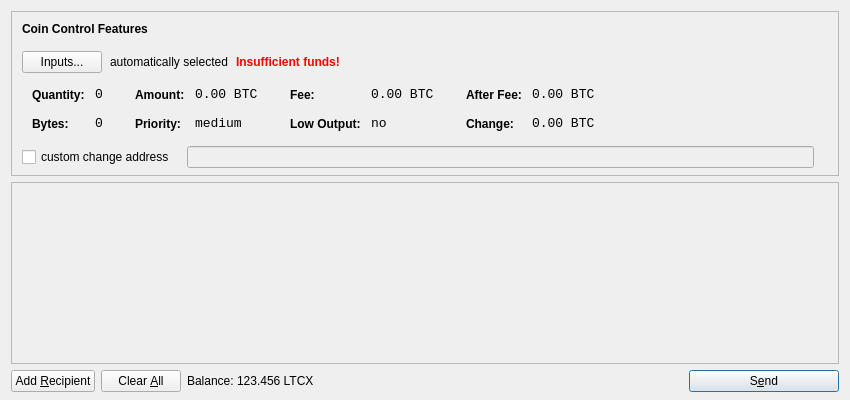
<?xml version="1.0" encoding="UTF-8"?>
<ui version="4.0">
 <class>SendCoinsDialog</class>
 <widget class="QDialog" name="SendCoinsDialog">
  <property name="geometry">
   <rect>
    <x>0</x>
    <y>0</y>
    <width>850</width>
    <height>400</height>
   </rect>
  </property>
  <property name="windowTitle">
   <string>Send Coins</string>
  </property>
  <layout class="QVBoxLayout" name="verticalLayout" stretch="0,1,0">
   <property name="bottomMargin">
    <number>8</number>
   </property>
   <item>
    <widget class="QFrame" name="frameCoinControl">
     <property name="sizePolicy">
      <sizepolicy hsizetype="Expanding" vsizetype="Expanding">
       <horstretch>0</horstretch>
       <verstretch>0</verstretch>
      </sizepolicy>
     </property>
     <property name="maximumSize">
      <size>
       <width>16777215</width>
       <height>16777215</height>
      </size>
     </property>
     <property name="frameShape">
      <enum>QFrame::StyledPanel</enum>
     </property>
     <property name="frameShadow">
      <enum>QFrame::Sunken</enum>
     </property>
     <layout class="QVBoxLayout" name="verticalLayoutCoinControl2">
      <property name="spacing">
       <number>-1</number>
      </property>
      <property name="leftMargin">
       <number>0</number>
      </property>
      <property name="topMargin">
       <number>0</number>
      </property>
      <property name="rightMargin">
       <number>0</number>
      </property>
      <property name="bottomMargin">
       <number>6</number>
      </property>
      <item>
       <layout class="QVBoxLayout" name="verticalLayoutCoinControl" stretch="0,0,0,0,1">
        <property name="spacing">
         <number>0</number>
        </property>
        <property name="leftMargin">
         <number>10</number>
        </property>
        <property name="topMargin">
         <number>10</number>
        </property>
        <item>
         <layout class="QHBoxLayout" name="horizontalLayoutCoinControl1">
          <property name="bottomMargin">
           <number>15</number>
          </property>
          <item>
           <widget class="QLabel" name="labelCoinControlFeatures">
            <property name="sizePolicy">
             <sizepolicy hsizetype="Preferred" vsizetype="Maximum">
              <horstretch>0</horstretch>
              <verstretch>0</verstretch>
             </sizepolicy>
            </property>
            <property name="font">
             <font>
              <weight>75</weight>
              <bold>true</bold>
             </font>
            </property>
            <property name="styleSheet">
             <string notr="true">font-weight:bold;</string>
            </property>
            <property name="text">
             <string>Coin Control Features</string>
            </property>
           </widget>
          </item>
         </layout>
        </item>
        <item>
         <layout class="QHBoxLayout" name="horizontalLayoutCoinControl2" stretch="0,0,0,0">
          <property name="spacing">
           <number>8</number>
          </property>
          <property name="bottomMargin">
           <number>10</number>
          </property>
          <item>
           <widget class="QPushButton" name="pushButtonCoinControl">
            <property name="styleSheet">
             <string notr="true"/>
            </property>
            <property name="text">
             <string>Inputs...</string>
            </property>
           </widget>
          </item>
          <item>
           <widget class="QLabel" name="labelCoinControlAutomaticallySelected">
            <property name="text">
             <string>automatically selected</string>
            </property>
            <property name="margin">
             <number>5</number>
            </property>
           </widget>
          </item>
          <item>
           <widget class="QLabel" name="labelCoinControlInsuffFunds">
            <property name="font">
             <font>
              <weight>75</weight>
              <bold>true</bold>
             </font>
            </property>
            <property name="styleSheet">
             <string notr="true">color:red;font-weight:bold;</string>
            </property>
            <property name="text">
             <string>Insufficient funds!</string>
            </property>
            <property name="margin">
             <number>5</number>
            </property>
           </widget>
          </item>
          <item>
           <spacer name="horizontalSpacerCoinControl">
            <property name="orientation">
             <enum>Qt::Horizontal</enum>
            </property>
            <property name="sizeHint" stdset="0">
             <size>
              <width>40</width>
              <height>1</height>
             </size>
            </property>
           </spacer>
          </item>
         </layout>
        </item>
        <item>
         <widget class="QWidget" name="widgetCoinControl" native="true">
          <property name="sizePolicy">
           <sizepolicy hsizetype="Preferred" vsizetype="Preferred">
            <horstretch>0</horstretch>
            <verstretch>0</verstretch>
           </sizepolicy>
          </property>
          <property name="minimumSize">
           <size>
            <width>0</width>
            <height>0</height>
           </size>
          </property>
          <property name="styleSheet">
           <string notr="true"/>
          </property>
          <layout class="QHBoxLayout" name="horizontalLayoutCoinControl5">
           <property name="margin">
            <number>0</number>
           </property>
           <item>
            <layout class="QHBoxLayout" name="horizontalLayoutCoinControl3" stretch="0,0,0,1">
             <property name="spacing">
              <number>20</number>
             </property>
             <property name="topMargin">
              <number>0</number>
             </property>
             <property name="bottomMargin">
              <number>10</number>
             </property>
             <item>
              <layout class="QFormLayout" name="formLayoutCoinControl1">
               <property name="horizontalSpacing">
                <number>10</number>
               </property>
               <property name="verticalSpacing">
                <number>14</number>
               </property>
               <property name="leftMargin">
                <number>10</number>
               </property>
               <property name="topMargin">
                <number>4</number>
               </property>
               <property name="rightMargin">
                <number>6</number>
               </property>
               <item row="0" column="0">
                <widget class="QLabel" name="labelCoinControlQuantityText">
                 <property name="styleSheet">
                  <string notr="true">font-weight:bold;</string>
                 </property>
                 <property name="text">
                  <string>Quantity:</string>
                 </property>
                 <property name="margin">
                  <number>0</number>
                 </property>
                </widget>
               </item>
               <item row="0" column="1">
                <widget class="QLabel" name="labelCoinControlQuantity">
                 <property name="font">
                  <font>
                   <family>Monospace</family>
                   <pointsize>10</pointsize>
                  </font>
                 </property>
                 <property name="cursor">
                  <cursorShape>IBeamCursor</cursorShape>
                 </property>
                 <property name="contextMenuPolicy">
                  <enum>Qt::ActionsContextMenu</enum>
                 </property>
                 <property name="text">
                  <string notr="true">0</string>
                 </property>
                 <property name="margin">
                  <number>0</number>
                 </property>
                 <property name="textInteractionFlags">
                  <set>Qt::LinksAccessibleByMouse|Qt::TextSelectableByKeyboard|Qt::TextSelectableByMouse</set>
                 </property>
                </widget>
               </item>
               <item row="1" column="0">
                <widget class="QLabel" name="labelCoinControlBytesText">
                 <property name="styleSheet">
                  <string notr="true">font-weight:bold;</string>
                 </property>
                 <property name="text">
                  <string>Bytes:</string>
                 </property>
                </widget>
               </item>
               <item row="1" column="1">
                <widget class="QLabel" name="labelCoinControlBytes">
                 <property name="font">
                  <font>
                   <family>Monospace</family>
                   <pointsize>10</pointsize>
                  </font>
                 </property>
                 <property name="cursor">
                  <cursorShape>IBeamCursor</cursorShape>
                 </property>
                 <property name="contextMenuPolicy">
                  <enum>Qt::ActionsContextMenu</enum>
                 </property>
                 <property name="text">
                  <string notr="true">0</string>
                 </property>
                 <property name="textInteractionFlags">
                  <set>Qt::LinksAccessibleByMouse|Qt::TextSelectableByKeyboard|Qt::TextSelectableByMouse</set>
                 </property>
                </widget>
               </item>
              </layout>
             </item>
             <item>
              <layout class="QFormLayout" name="formLayoutCoinControl2">
               <property name="horizontalSpacing">
                <number>10</number>
               </property>
               <property name="verticalSpacing">
                <number>14</number>
               </property>
               <property name="leftMargin">
                <number>6</number>
               </property>
               <property name="topMargin">
                <number>4</number>
               </property>
               <property name="rightMargin">
                <number>6</number>
               </property>
               <item row="0" column="0">
                <widget class="QLabel" name="labelCoinControlAmountText">
                 <property name="styleSheet">
                  <string notr="true">font-weight:bold;</string>
                 </property>
                 <property name="text">
                  <string>Amount:</string>
                 </property>
                 <property name="margin">
                  <number>0</number>
                 </property>
                </widget>
               </item>
               <item row="0" column="1">
                <widget class="QLabel" name="labelCoinControlAmount">
                 <property name="font">
                  <font>
                   <family>Monospace</family>
                   <pointsize>10</pointsize>
                  </font>
                 </property>
                 <property name="cursor">
                  <cursorShape>IBeamCursor</cursorShape>
                 </property>
                 <property name="contextMenuPolicy">
                  <enum>Qt::ActionsContextMenu</enum>
                 </property>
                 <property name="text">
                  <string notr="true">0.00 BTC</string>
                 </property>
                 <property name="textInteractionFlags">
                  <set>Qt::LinksAccessibleByMouse|Qt::TextSelectableByKeyboard|Qt::TextSelectableByMouse</set>
                 </property>
                </widget>
               </item>
               <item row="1" column="0">
                <widget class="QLabel" name="labelCoinControlPriorityText">
                 <property name="styleSheet">
                  <string notr="true">font-weight:bold;</string>
                 </property>
                 <property name="text">
                  <string>Priority:</string>
                 </property>
                </widget>
               </item>
               <item row="1" column="1">
                <widget class="QLabel" name="labelCoinControlPriority">
                 <property name="font">
                  <font>
                   <family>Monospace</family>
                   <pointsize>10</pointsize>
                  </font>
                 </property>
                 <property name="cursor">
                  <cursorShape>IBeamCursor</cursorShape>
                 </property>
                 <property name="contextMenuPolicy">
                  <enum>Qt::ActionsContextMenu</enum>
                 </property>
                 <property name="text">
                  <string>medium</string>
                 </property>
                 <property name="textInteractionFlags">
                  <set>Qt::LinksAccessibleByMouse|Qt::TextSelectableByKeyboard|Qt::TextSelectableByMouse</set>
                 </property>
                </widget>
               </item>
              </layout>
             </item>
             <item>
              <layout class="QFormLayout" name="formLayoutCoinControl3">
               <property name="horizontalSpacing">
                <number>10</number>
               </property>
               <property name="verticalSpacing">
                <number>14</number>
               </property>
               <property name="leftMargin">
                <number>6</number>
               </property>
               <property name="topMargin">
                <number>4</number>
               </property>
               <property name="rightMargin">
                <number>6</number>
               </property>
               <item row="0" column="0">
                <widget class="QLabel" name="labelCoinControlFeeText">
                 <property name="styleSheet">
                  <string notr="true">font-weight:bold;</string>
                 </property>
                 <property name="text">
                  <string>Fee:</string>
                 </property>
                 <property name="margin">
                  <number>0</number>
                 </property>
                </widget>
               </item>
               <item row="0" column="1">
                <widget class="QLabel" name="labelCoinControlFee">
                 <property name="font">
                  <font>
                   <family>Monospace</family>
                   <pointsize>10</pointsize>
                  </font>
                 </property>
                 <property name="cursor">
                  <cursorShape>IBeamCursor</cursorShape>
                 </property>
                 <property name="contextMenuPolicy">
                  <enum>Qt::ActionsContextMenu</enum>
                 </property>
                 <property name="text">
                  <string notr="true">0.00 BTC</string>
                 </property>
                 <property name="textInteractionFlags">
                  <set>Qt::LinksAccessibleByMouse|Qt::TextSelectableByKeyboard|Qt::TextSelectableByMouse</set>
                 </property>
                </widget>
               </item>
               <item row="1" column="0">
                <widget class="QLabel" name="labelCoinControlLowOutputText">
                 <property name="styleSheet">
                  <string notr="true">font-weight:bold;</string>
                 </property>
                 <property name="text">
                  <string>Low Output:</string>
                 </property>
                </widget>
               </item>
               <item row="1" column="1">
                <widget class="QLabel" name="labelCoinControlLowOutput">
                 <property name="font">
                  <font>
                   <family>Monospace</family>
                   <pointsize>10</pointsize>
                  </font>
                 </property>
                 <property name="cursor">
                  <cursorShape>IBeamCursor</cursorShape>
                 </property>
                 <property name="contextMenuPolicy">
                  <enum>Qt::ActionsContextMenu</enum>
                 </property>
                 <property name="text">
                  <string>no</string>
                 </property>
                 <property name="textInteractionFlags">
                  <set>Qt::LinksAccessibleByMouse|Qt::TextSelectableByKeyboard|Qt::TextSelectableByMouse</set>
                 </property>
                </widget>
               </item>
              </layout>
             </item>
             <item>
              <layout class="QFormLayout" name="formLayoutCoinControl4">
               <property name="horizontalSpacing">
                <number>10</number>
               </property>
               <property name="verticalSpacing">
                <number>14</number>
               </property>
               <property name="leftMargin">
                <number>6</number>
               </property>
               <property name="topMargin">
                <number>4</number>
               </property>
               <property name="rightMargin">
                <number>6</number>
               </property>
               <item row="0" column="0">
                <widget class="QLabel" name="labelCoinControlAfterFeeText">
                 <property name="styleSheet">
                  <string notr="true">font-weight:bold;</string>
                 </property>
                 <property name="text">
                  <string>After Fee:</string>
                 </property>
                 <property name="margin">
                  <number>0</number>
                 </property>
                </widget>
               </item>
               <item row="0" column="1">
                <widget class="QLabel" name="labelCoinControlAfterFee">
                 <property name="font">
                  <font>
                   <family>Monospace</family>
                   <pointsize>10</pointsize>
                  </font>
                 </property>
                 <property name="cursor">
                  <cursorShape>IBeamCursor</cursorShape>
                 </property>
                 <property name="contextMenuPolicy">
                  <enum>Qt::ActionsContextMenu</enum>
                 </property>
                 <property name="text">
                  <string notr="true">0.00 BTC</string>
                 </property>
                 <property name="textInteractionFlags">
                  <set>Qt::LinksAccessibleByMouse|Qt::TextSelectableByKeyboard|Qt::TextSelectableByMouse</set>
                 </property>
                </widget>
               </item>
               <item row="1" column="0">
                <widget class="QLabel" name="labelCoinControlChangeText">
                 <property name="styleSheet">
                  <string notr="true">font-weight:bold;</string>
                 </property>
                 <property name="text">
                  <string>Change:</string>
                 </property>
                </widget>
               </item>
               <item row="1" column="1">
                <widget class="QLabel" name="labelCoinControlChange">
                 <property name="font">
                  <font>
                   <family>Monospace</family>
                   <pointsize>10</pointsize>
                  </font>
                 </property>
                 <property name="cursor">
                  <cursorShape>IBeamCursor</cursorShape>
                 </property>
                 <property name="contextMenuPolicy">
                  <enum>Qt::ActionsContextMenu</enum>
                 </property>
                 <property name="text">
                  <string notr="true">0.00 BTC</string>
                 </property>
                 <property name="textInteractionFlags">
                  <set>Qt::LinksAccessibleByMouse|Qt::TextSelectableByKeyboard|Qt::TextSelectableByMouse</set>
                 </property>
                </widget>
               </item>
              </layout>
             </item>
            </layout>
           </item>
          </layout>
         </widget>
        </item>
        <item>
         <layout class="QHBoxLayout" name="horizontalLayoutCoinControl4" stretch="0,0,0">
          <property name="spacing">
           <number>12</number>
          </property>
          <property name="sizeConstraint">
           <enum>QLayout::SetDefaultConstraint</enum>
          </property>
          <property name="topMargin">
           <number>5</number>
          </property>
          <property name="rightMargin">
           <number>5</number>
          </property>
          <item>
           <widget class="QCheckBox" name="checkBoxCoinControlChange">
            <property name="text">
             <string>custom change address</string>
            </property>
           </widget>
          </item>
          <item>
           <widget class="QLineEdit" name="lineEditCoinControlChange">
            <property name="enabled">
             <bool>false</bool>
            </property>
            <property name="sizePolicy">
             <sizepolicy hsizetype="Expanding" vsizetype="Fixed">
              <horstretch>0</horstretch>
              <verstretch>0</verstretch>
             </sizepolicy>
            </property>
           </widget>
          </item>
          <item>
           <widget class="QLabel" name="labelCoinControlChangeLabel">
            <property name="sizePolicy">
             <sizepolicy hsizetype="Preferred" vsizetype="Expanding">
              <horstretch>0</horstretch>
              <verstretch>0</verstretch>
             </sizepolicy>
            </property>
            <property name="minimumSize">
             <size>
              <width>0</width>
              <height>0</height>
             </size>
            </property>
            <property name="text">
             <string/>
            </property>
            <property name="margin">
             <number>3</number>
            </property>
           </widget>
          </item>
         </layout>
        </item>
        <item>
         <spacer name="verticalSpacerCoinControl">
          <property name="orientation">
           <enum>Qt::Vertical</enum>
          </property>
          <property name="sizeHint" stdset="0">
           <size>
            <width>800</width>
            <height>1</height>
           </size>
          </property>
         </spacer>
        </item>
       </layout>
      </item>
     </layout>
    </widget>
   </item>
   <item>
    <widget class="QScrollArea" name="scrollArea">
     <property name="widgetResizable">
      <bool>true</bool>
     </property>
     <widget class="QWidget" name="scrollAreaWidgetContents">
      <property name="geometry">
       <rect>
        <x>0</x>
        <y>0</y>
        <width>830</width>
        <height>165</height>
       </rect>
      </property>
      <layout class="QVBoxLayout" name="verticalLayout_2">
       <property name="margin">
        <number>0</number>
       </property>
       <item>
        <layout class="QVBoxLayout" name="entries">
         <property name="spacing">
          <number>6</number>
         </property>
        </layout>
       </item>
       <item>
        <spacer name="verticalSpacer">
         <property name="orientation">
          <enum>Qt::Vertical</enum>
         </property>
         <property name="sizeHint" stdset="0">
          <size>
           <width>20</width>
           <height>40</height>
          </size>
         </property>
        </spacer>
       </item>
      </layout>
     </widget>
    </widget>
   </item>
   <item>
    <layout class="QHBoxLayout" name="horizontalLayout">
     <item>
      <widget class="QPushButton" name="addButton">
       <property name="toolTip">
        <string>Send to multiple recipients at once</string>
       </property>
       <property name="text">
        <string>Add &amp;Recipient</string>
       </property>
       <property name="icon">
        <iconset resource="../bitcoin.qrc">
         <normaloff>:/icons/add</normaloff>:/icons/add</iconset>
       </property>
       <property name="autoDefault">
        <bool>false</bool>
       </property>
      </widget>
     </item>
     <item>
      <widget class="QPushButton" name="clearButton">
       <property name="sizePolicy">
        <sizepolicy hsizetype="Minimum" vsizetype="Fixed">
         <horstretch>0</horstretch>
         <verstretch>0</verstretch>
        </sizepolicy>
       </property>
       <property name="toolTip">
        <string>Remove all transaction fields</string>
       </property>
       <property name="text">
        <string>Clear &amp;All</string>
       </property>
       <property name="icon">
        <iconset resource="../bitcoin.qrc">
         <normaloff>:/icons/remove</normaloff>:/icons/remove</iconset>
       </property>
       <property name="autoRepeatDelay">
        <number>300</number>
       </property>
       <property name="autoDefault">
        <bool>false</bool>
       </property>
      </widget>
     </item>
     <item>
      <layout class="QHBoxLayout" name="horizontalLayout_2">
       <property name="spacing">
        <number>3</number>
       </property>
       <item>
        <widget class="QLabel" name="label">
         <property name="text">
          <string>Balance:</string>
         </property>
        </widget>
       </item>
       <item>
        <widget class="QLabel" name="labelBalance">
         <property name="cursor">
          <cursorShape>IBeamCursor</cursorShape>
         </property>
         <property name="text">
          <string>123.456 LTCX</string>
         </property>
         <property name="textInteractionFlags">
          <set>Qt::LinksAccessibleByMouse|Qt::TextSelectableByKeyboard|Qt::TextSelectableByMouse</set>
         </property>
        </widget>
       </item>
      </layout>
     </item>
     <item>
      <spacer name="horizontalSpacer">
       <property name="orientation">
        <enum>Qt::Horizontal</enum>
       </property>
       <property name="sizeHint" stdset="0">
        <size>
         <width>40</width>
         <height>20</height>
        </size>
       </property>
      </spacer>
     </item>
     <item>
      <widget class="QPushButton" name="sendButton">
       <property name="minimumSize">
        <size>
         <width>150</width>
         <height>0</height>
        </size>
       </property>
       <property name="toolTip">
        <string>Confirm the send action</string>
       </property>
       <property name="text">
        <string>S&amp;end</string>
       </property>
       <property name="icon">
        <iconset resource="../bitcoin.qrc">
         <normaloff>:/icons/send</normaloff>:/icons/send</iconset>
       </property>
       <property name="default">
        <bool>true</bool>
       </property>
      </widget>
     </item>
    </layout>
   </item>
  </layout>
 </widget>
 <resources>
  <include location="../bitcoin.qrc"/>
 </resources>
 <connections/>
</ui>
